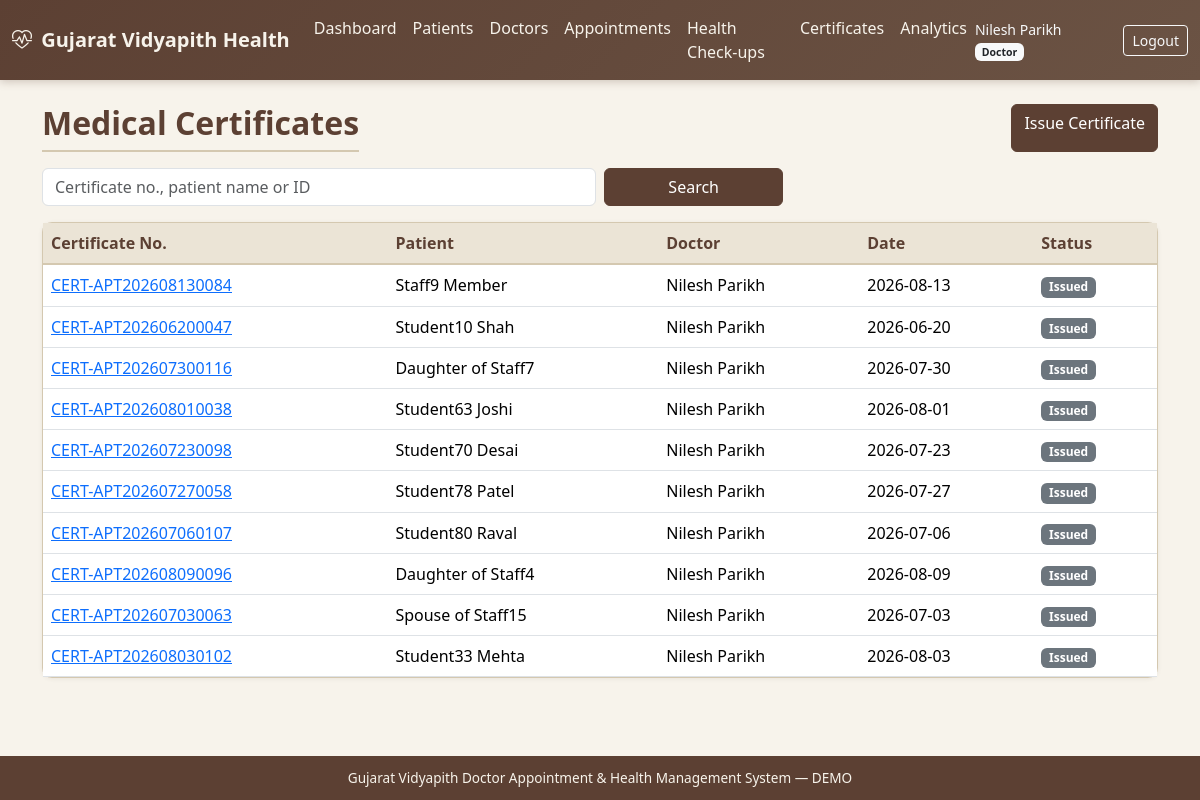
The app's page /certificates/ (signed in) with its own data.
### accounts/models.py (models this page shows, shortened)
class User(AbstractUser):
    role = models.ForeignKey(
        Role, on_delete=models.SET_NULL, null=True, blank=True, related_name='users'
    )
    mobile = models.CharField(max_length=15, blank=True)
    gender = models.CharField(
        max_length=10,
        choices=[('Male', 'Male'), ('Female', 'Female'), ('Other', 'Other')],
        blank=True,
    )
    profile_photo = models.ImageField(upload_to='profiles/', blank=True, null=True)
    is_active_user = models.BooleanField(default=True)
    created_at = models.DateTimeField(auto_now_add=True)
    updated_at = models.DateTimeField(auto_now=True)
    class Meta:
        ordering = ['username']
    @property
    def role_code(self):
        return self.role.code if self.role else None
    def has_role(self, *codes):
        return self.role and self.role.code in codes
    def is_doctor_user(self):
        if self.has_role(Role.DOCTOR, Role.ADMIN, Role.SUPER_ADMIN):
            return True
        try:
            return self.doctor_profile is not None
        except Exception:
            return False

class Role(models.Model):
    ADMIN = 'admin'
    DOCTOR = 'doctor'
    STUDENT = 'student'
    STAFF = 'staff'
    STAFF_FAMILY = 'staff_family'
    HOD = 'hod'
    SUPER_ADMIN = 'super_admin'
    ROLE_CHOICES = [
        (ADMIN, 'Administrator'),
        (DOCTOR, 'Doctor'),
        (STUDENT, 'Student'),
        (STAFF, 'Staff'),
        (STAFF_FAMILY, 'Staff Family Member'),
        (HOD, 'HOD'),
        (SUPER_ADMIN, 'Super Administrator'),
    ]
    code = models.CharField(max_length=20, choices=ROLE_CHOICES, unique=True)
    name = models.CharField(max_length=50)
    description = models.TextField(blank=True)
    is_active = models.BooleanField(default=True)
    created_at = models.DateTimeField(auto_now_add=True)
    class Meta:
        ordering = ['name']

### certificates/models.py (models this page shows, shortened)
class MedicalCertificate(models.Model):
    STATUS_DRAFT = 'draft'
    STATUS_ISSUED = 'issued'
    STATUS_SENT = 'sent'
    STATUS_VERIFIED = 'verified'
    STATUS_CANCELLED = 'cancelled'
    STATUS_CHOICES = [
        (STATUS_DRAFT, 'Draft'),
        (STATUS_ISSUED, 'Issued'),
        (STATUS_SENT, 'Sent'),
        (STATUS_VERIFIED, 'Verified'),
        (STATUS_CANCELLED, 'Cancelled'),
    ]
    certificate_number = models.CharField(max_length=40, unique=True, db_index=True)
    patient = models.ForeignKey(Patient, on_delete=models.CASCADE, related_name='certificates')
    doctor = models.ForeignKey(Doctor, on_delete=models.CASCADE, related_name='certificates')
    consultation = models.ForeignKey(
        Consultation, on_delete=models.SET_NULL, null=True, blank=True, related_name='certificates'
    )
    consultation_date = models.DateField()
    medical_advice = models.TextField(blank=True)
    rest_recommended = models.BooleanField(default=False)
    rest_start_date = models.DateField(null=True, blank=True)
    rest_end_date = models.DateField(null=True, blank=True)
    rest_days = models.PositiveSmallIntegerField(null=True, blank=True)
    remarks = models.TextField(blank=True)
    status = models.CharField(max_length=20, choices=STATUS_CHOICES, default=STATUS_DRAFT)
    pdf_file = models.FileField(upload_to='certificates/', blank=True, null=True)
    issued_at = models.DateTimeField(null=True, blank=True)
    created_by = models.ForeignKey(
        settings.AUTH_USER_MODEL, on_delete=models.SET_NULL, null=True, blank=True
    )
    created_at = models.DateTimeField(auto_now_add=True)
    updated_at = models.DateTimeField(auto_now=True)
    class Meta:
        ordering = ['-created_at']

### patients/models.py (models this page shows, shortened)
class Patient(models.Model):
    CATEGORY_STUDENT = 'student'
    CATEGORY_STAFF = 'staff'
    CATEGORY_STAFF_FAMILY = 'staff_family'
    CATEGORY_CHOICES = [
        (CATEGORY_STUDENT, 'Student'),
        (CATEGORY_STAFF, 'University Staff'),
        (CATEGORY_STAFF_FAMILY, 'Staff Family Member'),
    ]
    patient_id = models.CharField(max_length=30, unique=True, db_index=True)
    user = models.OneToOneField(
        settings.AUTH_USER_MODEL,
        on_delete=models.SET_NULL,
        null=True,
        blank=True,
        related_name='patient_profile',
    )
    category = models.CharField(max_length=20, choices=CATEGORY_CHOICES, db_index=True)
    name = models.CharField(max_length=150, db_index=True)
    gender = models.CharField(
        max_length=10,
        choices=[('Male', 'Male'), ('Female', 'Female'), ('Other', 'Other')],
        blank=True,
    )
    date_of_birth = models.DateField(null=True, blank=True)
    email = models.EmailField(blank=True, db_index=True)
    mobile = models.CharField(max_length=15, blank=True, db_index=True)
    address = models.TextField(blank=True)
    blood_group = models.CharField(max_length=5, blank=True)
    emergency_contact = models.CharField(max_length=15, blank=True)
    status = models.CharField(
        max_length=20,
        choices=[('Active', 'Active'), ('Inactive', 'Inactive')],
        default='Active',
    )
    created_at = models.DateTimeField(auto_now_add=True)
    updated_at = models.DateTimeField(auto_now=True)
    created_by = models.ForeignKey(
        settings.AUTH_USER_MODEL,
        on_delete=models.SET_NULL,
        null=True,
        blank=True,
        related_name='patients_created',
    )
    class Meta:
        ordering = ['name']
        indexes = [
            models.Index(fields=['name', 'mobile']),
            models.Index(fields=['category', 'status']),
        ]

### doctors/models.py (models this page shows, shortened)
class Doctor(models.Model):
    doctor_id = models.CharField(max_length=30, unique=True)
    user = models.OneToOneField(
        settings.AUTH_USER_MODEL,
        on_delete=models.SET_NULL,
        null=True,
        blank=True,
        related_name='doctor_profile',
    )
    name = models.CharField(max_length=150)
    gender = models.CharField(
        max_length=10,
        choices=[('Male', 'Male'), ('Female', 'Female'), ('Other', 'Other')],
        blank=True,
    )
    qualification = models.CharField(max_length=200, blank=True)
    medical_system = models.ForeignKey(
        MedicalSystem, on_delete=models.SET_NULL, null=True, blank=True, related_name='doctors'
    )
    specialization = models.ForeignKey(
        Specialization, on_delete=models.SET_NULL, null=True, related_name='doctors'
    )
    department = models.ForeignKey(
        Department, on_delete=models.SET_NULL, null=True, blank=True, related_name='doctors'
    )
    registration_number = models.CharField(max_length=50, blank=True)
    email = models.EmailField(blank=True)
    mobile = models.CharField(max_length=15, blank=True)
    experience_years = models.PositiveSmallIntegerField(default=0)
    profile_photo = models.ImageField(upload_to='doctors/', blank=True, null=True)
    availability = models.CharField(
        max_length=20,
        choices=[('Available', 'Available'), ('Unavailable', 'Unavailable'), ('On Leave', 'On Leave')],
        default='Available',
    )
    status = models.CharField(
        max_length=20,
        choices=[('Active', 'Active'), ('Inactive', 'Inactive')],
        default='Active',
    )
    created_at = models.DateTimeField(auto_now_add=True)
    updated_at = models.DateTimeField(auto_now=True)
    class Meta:
        ordering = ['name']

### certificates/views.py (the view)
# urls.py: path('', views.index, name='index'),
@login_required
def index(request):
    q = request.GET.get('q', '').strip()
    qs = MedicalCertificate.objects.select_related('patient', 'doctor').order_by('-created_at')
    qs = patient_scoped_qs(request.user, qs)
    profile = get_doctor_profile(request.user)
    if profile is not None and not is_admin(request.user):
        qs = qs.filter(doctor=profile)
    if q:
        from django.db.models import Q
        qs = qs.filter(
            Q(certificate_number__icontains=q) | Q(patient__name__icontains=q) |
            Q(patient__patient_id__icontains=q)
        )
    page = Paginator(qs, 10).get_page(request.GET.get('page'))
    return render(request, 'certificates/list.html', {
        'page_obj': page, 'certificates': page, 'q': q,
    })

### accounts/authorization.py (called while the page is built)
def get_doctor_profile(user):
    if not user or not user.is_authenticated:
        return None
    try:
        return user.doctor_profile
    except ObjectDoesNotExist:
        return None
    except AttributeError:
        return None

def is_admin(user):
    if not user or not user.is_authenticated:
        return False
    if user.is_superuser:
        return True
    role = getattr(user, 'role', None)
    if role and role.code in (Role.ADMIN, Role.SUPER_ADMIN):
        return True
    return False

def is_doctor(user):
    if not user or not user.is_authenticated:
        return False
    if user.is_superuser or is_admin(user):
        return True
    role = getattr(user, 'role', None)
    if role and role.code == Role.DOCTOR:
        return True
    if get_doctor_profile(user) is not None:
        return True
    return False

def patient_scoped_qs(user, queryset, patient_field='patient'):
    if is_admin(user) or is_doctor(user):
        return queryset
    own = get_linked_patient(user)
    if own is None:
        return queryset.none()
    return queryset.filter(**{patient_field: own})

### templates/certificates/list.html (shortened to what this page needs)
{% extends "base.html" %}
{% block content %}
<div class="container">
  <div class="d-flex justify-content-between mb-3 flex-wrap gap-2">
    <h2 class="page-title mb-0">Medical Certificates</h2>
    {% if user.is_doctor_user or user.is_admin_user or user.is_superuser %}
    <a href="{% url 'certificates:create' %}" class="btn btn-gv">Issue Certificate</a>
    {% endif %}
  </div>
  <form class="row g-2 mb-3" method="get">
    <div class="col-md-6">
      <input type="text" name="q" value="{{ q }}" class="form-control" placeholder="Certificate no., patient name or ID">
    </div>
    <div class="col-md-2"><button class="btn btn-gv w-100">Search</button></div>
  </form>
  <div class="card card-gv">
    <div class="table-responsive">
      <table class="table table-gv table-hover mb-0">
        <thead>
          <tr>
            <th>Certificate No.</th>
            <th>Patient</th>
            <th>Doctor</th>
            <th>Date</th>
            <th>Status</th>
          </tr>
        </thead>
        <tbody>
        {% for c in certificates %}
          <tr>
            <td><a href="{% url 'certificates:detail' c.pk %}">{{ c.certificate_number }}</a></td>
            <td>{{ c.patient.name }}</td>
            <td>{{ c.doctor.name|default:"—" }}</td>
            <td>{{ c.consultation_date|default:c.created_at|date:"Y-m-d" }}</td>
            <td><span class="badge bg-secondary">{{ c.get_status_display }}</span></td>
          </tr>
        {% empty %}
          <tr><td colspan="5" class="text-center text-muted">No certificates found</td></tr>
        {% endfor %}
        </tbody>
      </table>
    </div>
  </div>
</div>
{% endblock %}

### templates/base.html (shortened to what this page needs)
{% load static %}
<!DOCTYPE html>
<html lang="en">
<head>
  <link href="https://cdn.jsdelivr.net/npm/bootstrap@5.3.3/dist/css/bootstrap.min.css" rel="stylesheet">
  <link href="https://cdn.jsdelivr.net/npm/bootstrap-icons@1.11.3/font/bootstrap-icons.min.css" rel="stylesheet">
  <link href="{% static 'css/gv-theme.css' %}" rel="stylesheet">
</head>
<body class="d-flex flex-column">
{% if user.is_authenticated %}
<nav class="navbar navbar-expand-lg navbar-gv">
  <div class="container-fluid">
    <a class="navbar-brand fw-semibold" href="{% url 'accounts:dashboard' %}">
      <i class="bi bi-heart-pulse me-1"></i> Gujarat Vidyapith Health
    </a>
    <div class="collapse navbar-collapse" id="navMain">
      <ul class="navbar-nav me-auto">
        <li class="nav-item"><a class="nav-link" href="{% url 'accounts:dashboard' %}">Dashboard</a></li>
        {% if user.is_superuser or user.role_code == 'admin' or user.role_code == 'super_admin' or user.role_code == 'doctor' %}
        <li class="nav-item"><a class="nav-link" href="{% url 'patients:index' %}">Patients</a></li>
        {% endif %}
        <li class="nav-item"><a class="nav-link" href="{% url 'doctors:index' %}">Doctors</a></li>
        <li class="nav-item"><a class="nav-link" href="{% url 'appointments:index' %}">Appointments</a></li>
        <li class="nav-item"><a class="nav-link" href="{% url 'health_records:index' %}">Health Check-ups</a></li>
        <li class="nav-item"><a class="nav-link" href="{% url 'certificates:index' %}">Certificates</a></li>
        <li class="nav-item"><a class="nav-link" href="{% url 'analytics:index' %}">Analytics</a></li>
      </ul>
      <span class="navbar-text text-light me-3 small">
        {{ user.get_full_name|default:user.username }}
        {% if user.role %}<span class="badge bg-light text-dark">{{ user.role.name }}</span>{% endif %}
      </span>
      <a class="btn btn-sm btn-outline-light" href="{% url 'accounts:logout' %}">Logout</a>
    </div>
  </div>
</nav>
{% endif %}
<main class="container-fluid py-4 flex-grow-1">
  {% block content %}{% endblock %}
</main>
<footer class="footer-gv text-center">
  <div class="container">
    Gujarat Vidyapith Doctor Appointment &amp; Health Management System &mdash; DEMO
  </div>
</footer>
</body>
</html>

### static/css/gv-theme.css (style rules this page uses)
:root { --gv-cream: #f7f3eb; --gv-cream-dark: #ebe4d6; --gv-brown: #5c4033; --gv-brown-light: #8b6914; --gv-earth: #6b5344; --gv-muted: #a0896e; --gv-accent: #3d5a40; --gv-text: #2c2416; --gv-border: #d4c8b0; --gv-card: #fffdf8; --gv-success: #4a7c59; --gv-warning: #c4a35a; --gv-danger: #a65d57; }
body { background-color: var(--gv-cream); color: var(--gv-text); font-family: 'Segoe UI', system-ui, -apple-system, sans-serif; min-height: 100vh; }
.navbar-gv { background: linear-gradient(135deg, var(--gv-brown) 0%, var(--gv-earth) 100%); box-shadow: 0 2px 8px rgba(92, 64, 51, 0.25); }
.navbar-gv .navbar-brand, .navbar-gv .nav-link { color: var(--gv-cream) !important; }
.card-gv { background: var(--gv-card); border: 1px solid var(--gv-border); border-radius: 10px; box-shadow: 0 1px 4px rgba(92, 64, 51, 0.08); }
.btn-gv { background: var(--gv-brown); border-color: var(--gv-brown); color: #fff; }
.table-gv thead th { background: var(--gv-cream-dark); color: var(--gv-brown); border-bottom: 2px solid var(--gv-border); font-weight: 600; }
.page-title { color: var(--gv-brown); font-weight: 600; border-bottom: 2px solid var(--gv-border); padding-bottom: 0.5rem; margin-bottom: 1.25rem; }
.footer-gv { background: var(--gv-brown); color: var(--gv-cream); font-size: 0.85rem; padding: 0.75rem 0; margin-top: auto; }

### records on screen
User: get_full_name "Nilesh Parikh", role.name "Doctor"
MedicalCertificate: certificate_number "CERT-APT202608130084", patient.name "Staff9 Member", doctor.name "Nilesh Parikh", consultation_date "2026-08-13", status "Issued"
MedicalCertificate: certificate_number "CERT-APT202606200047", patient.name "Student10 Shah", doctor.name "Nilesh Parikh", consultation_date "2026-06-20", status "Issued"
MedicalCertificate: certificate_number "CERT-APT202607300116", patient.name "Daughter of Staff7", doctor.name "Nilesh Parikh", consultation_date "2026-07-30", status "Issued"
MedicalCertificate: certificate_number "CERT-APT202608010038", patient.name "Student63 Joshi", doctor.name "Nilesh Parikh", consultation_date "2026-08-01", status "Issued"
MedicalCertificate: certificate_number "CERT-APT202607230098", patient.name "Student70 Desai", doctor.name "Nilesh Parikh", consultation_date "2026-07-23", status "Issued"
MedicalCertificate: certificate_number "CERT-APT202607270058", patient.name "Student78 Patel", doctor.name "Nilesh Parikh", consultation_date "2026-07-27", status "Issued"
MedicalCertificate: certificate_number "CERT-APT202607060107", patient.name "Student80 Raval", doctor.name "Nilesh Parikh", consultation_date "2026-07-06", status "Issued"
MedicalCertificate: certificate_number "CERT-APT202608090096", patient.name "Daughter of Staff4", doctor.name "Nilesh Parikh", consultation_date "2026-08-09", status "Issued"
MedicalCertificate: certificate_number "CERT-APT202607030063", patient.name "Spouse of Staff15", doctor.name "Nilesh Parikh", consultation_date "2026-07-03", status "Issued"
MedicalCertificate: certificate_number "CERT-APT202608030102", patient.name "Student33 Mehta", doctor.name "Nilesh Parikh", consultation_date "2026-08-03", status "Issued"
